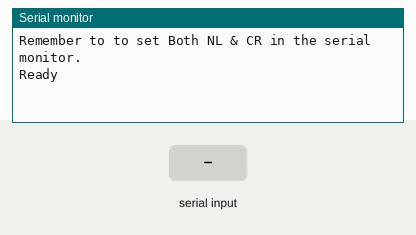
This sketch was run on a simulated Arduino Uno, built with avr-gcc and run on an emulated ATmega328P. Shown: the last lines printed to the serial monitor. Inputs (shaded band) come from the test bench.

Above: at 1.2 s.
1.3 s: "1" received over the second serial link
At 2.2 s:
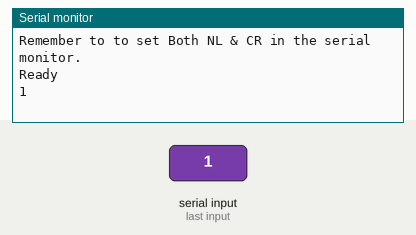
2.8 s: "0" received over the second serial link
At 3.4 s:
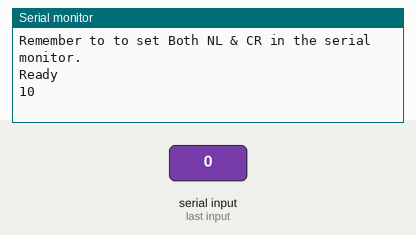

The sketch:

comandiAT.ino
```cpp
#include <SoftwareSerial.h>

SoftwareSerial ESP8266(10, 11);  //RX,TX


//  Connect GND from the Arduino to GND on the ESP8266
//  Pull ESP8266 CH_PD HIGH

// When a command is entered in to the serial monitor on the computer
// the Arduino will relay it to the ESP8266


void setup()
{

  Serial.begin(9600);
  ESP8266.begin(9600);
  //AT+UART=9600,8,1,0,0

  Serial.println("");
  Serial.println("Remember to to set Both NL & CR in the serial monitor.");
  Serial.println("Ready");
  Serial.println("");
}

void loop()
{
  // listen for communication from the ESP8266 and then write it to the serial monitor
  if ( ESP8266.available() )   {
    Serial.write( ESP8266.read() );
  }

  // listen for user input and send it to the ESP8266
  if ( Serial.available() )       {
    ESP8266.write( Serial.read() );
  }
}
```

Measured:
- after the input at 1.3 s, the serial monitor: prints a new line at once (image 1)
- after the input at 2.8 s, the serial monitor: prints a new line at once (image 2)
